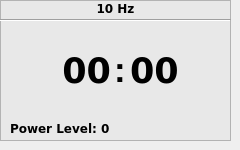
     <widget class="QWidget" name="frequency10HzStack">
      <widget class="QListWidget" name="f10BackDrop">
       <property name="geometry">
        <rect>
         <x>0</x>
         <y>0</y>
         <width>231</width>
         <height>141</height>
        </rect>
       </property>
       <property name="styleSheet">
        <string notr="true">background-color: rgb(232, 232, 232);</string>
       </property>
       <item>
        <property name="text">
         <string>10 Hz</string>
        </property>
        <property name="font">
         <font>
          <family>DejaVu Sans</family>
          <weight>75</weight>
          <bold>true</bold>
         </font>
        </property>
        <property name="textAlignment">
         <set>AlignCenter</set>
        </property>
        <property name="foreground">
         <brush brushstyle="NoBrush">
          <color alpha="255">
           <red>0</red>
           <green>0</green>
           <blue>0</blue>
          </color>
         </brush>
        </property>
       </item>
      </widget>
      <widget class="QLabel" name="frequency10hz_minutes">
       <property name="geometry">
        <rect>
         <x>60</x>
         <y>50</y>
         <width>51</width>
         <height>41</height>
        </rect>
       </property>
       <property name="font">
        <font>
         <family>DejaVu Sans</family>
         <pointsize>26</pointsize>
         <weight>75</weight>
         <bold>true</bold>
        </font>
       </property>
       <property name="mouseTracking">
        <bool>true</bool>
       </property>
       <property name="text">
        <string>&lt;html&gt;&lt;head/&gt;&lt;body&gt;&lt;p align=&quot;right&quot;&gt;00&lt;/p&gt;&lt;/body&gt;&lt;/html&gt;</string>
       </property>
       <property name="alignment">
        <set>Qt::AlignRight|Qt::AlignTrailing|Qt::AlignVCenter</set>
       </property>
      </widget>
      <widget class="QLabel" name="frequency10hz_seconds">
       <property name="enabled">
        <bool>true</bool>
       </property>
       <property name="geometry">
        <rect>
         <x>130</x>
         <y>50</y>
         <width>69</width>
         <height>41</height>
        </rect>
       </property>
       <property name="font">
        <font>
         <family>DejaVu Sans</family>
         <pointsize>26</pointsize>
         <weight>75</weight>
         <bold>true</bold>
        </font>
       </property>
       <property name="mouseTracking">
        <bool>true</bool>
       </property>
       <property name="text">
        <string>&lt;html&gt;&lt;head/&gt;&lt;body&gt;&lt;p&gt;00&lt;/p&gt;&lt;/body&gt;&lt;/html&gt;</string>
       </property>
      </widget>
      <widget class="QLabel" name="powerLevelLabel2_10hz">
       <property name="geometry">
        <rect>
         <x>10</x>
         <y>120</y>
         <width>141</width>
         <height>17</height>
        </rect>
       </property>
       <property name="font">
        <font>
         <family>DejaVu Sans</family>
         <weight>75</weight>
         <bold>true</bold>
        </font>
       </property>
       <property name="toolTip">
        <string>&lt;html&gt;&lt;head/&gt;&lt;body&gt;&lt;p&gt;&lt;span style=&quot; color:#3465a4;&quot;&gt;Power Level: 1&lt;/span&gt;&lt;/p&gt;&lt;/body&gt;&lt;/html&gt;</string>
       </property>
       <property name="text">
        <string>&lt;html&gt;&lt;head/&gt;&lt;body&gt;&lt;p&gt;&lt;span style=&quot; color:#000000;&quot;&gt;Power Level: 0&lt;/span&gt;&lt;/p&gt;&lt;/body&gt;&lt;/html&gt;</string>
       </property>
      </widget>
      <widget class="QLabel" name="timeSeperator_6">
       <property name="geometry">
        <rect>
         <x>110</x>
         <y>50</y>
         <width>20</width>
         <height>41</height>
        </rect>
       </property>
       <property name="text">
        <string>&lt;html&gt;&lt;head/&gt;&lt;body&gt;&lt;p align=&quot;center&quot;&gt;&lt;span style=&quot; font-size:26pt; font-weight:600;&quot;&gt;:&lt;/span&gt;&lt;/p&gt;&lt;/body&gt;&lt;/html&gt;</string>
       </property>
      </widget>
      <widget class="Line" name="line_11">
       <property name="geometry">
        <rect>
         <x>0</x>
         <y>10</y>
         <width>231</width>
         <height>20</height>
        </rect>
       </property>
       <property name="orientation">
        <enum>Qt::Horizontal</enum>
       </property>
      </widget>
     </widget>
